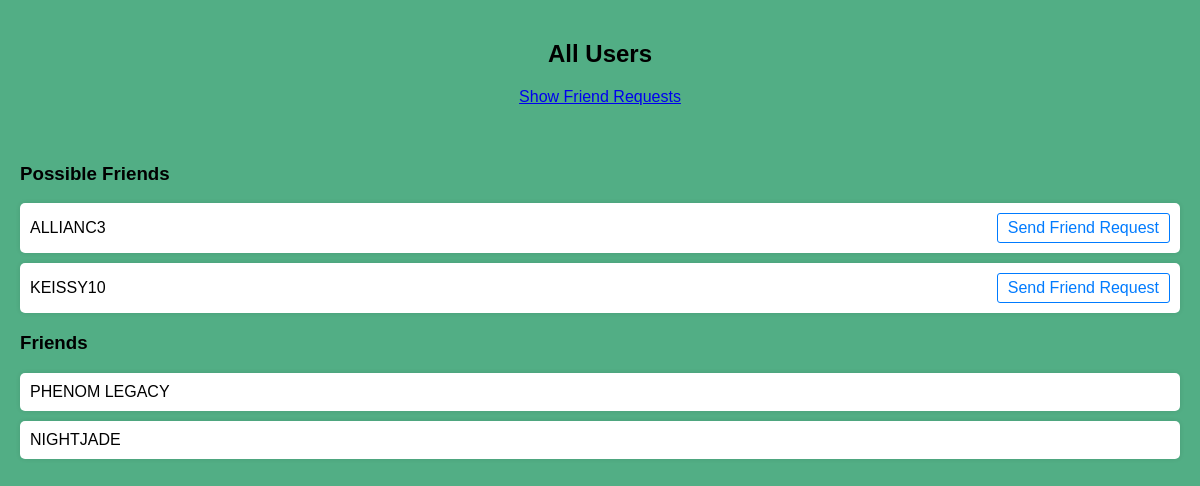
Before: /display_users.php (signed in) with the older database file.
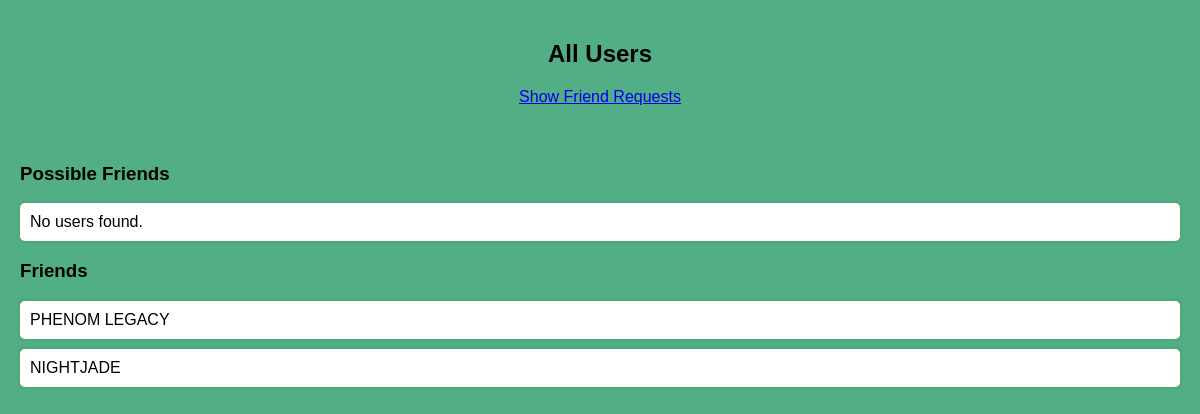
After: the same page with the newer database file.
### tables this page shows
CREATE TABLE `users` (
  `id` int(11) NOT NULL,
  `fullname` varchar(50) NOT NULL,
  `email` varchar(100) NOT NULL,
  `passwords` varchar(255) NOT NULL,
  `created_at` timestamp NOT NULL DEFAULT current_timestamp()
);

### display_users.php (the view, shortened to what this page needs)
<?php
include 'connect.php';
$user_id = $_SESSION['user_id'];
try {
    $stmt_users = $conn->prepare("SELECT id, fullname FROM users WHERE id != :user_id AND id NOT IN (SELECT sender_id FROM friend_requests WHERE receiver_id = :user_id AND status = 'accepted')");
    $stmt_users->bindParam(':user_id', $user_id);
    $stmt_users->execute();
    $users = $stmt_users->fetchAll(PDO::FETCH_ASSOC);
    $stmt_friends = $conn->prepare("SELECT u.id, u.fullname FROM users u JOIN friend_requests fr ON u.id = fr.sender_id WHERE fr.receiver_id = :user_id AND fr.status = 'accepted'");
    $stmt_friends->bindParam(':user_id', $user_id);
    $stmt_friends->execute();
    $friends = $stmt_friends->fetchAll(PDO::FETCH_ASSOC);
} catch(PDOException $e) {
    echo "Error: " . $e->getMessage();
}
?>
<!DOCTYPE html>
<html>
<head>
    <link rel="stylesheet" href="style_users.css">
</head>
<body>
    <h2>All Users</h2>
    <p><a href="friend_request.php">Show Friend Requests</a></p><br>
    <h3>Possible Friends</h3>
    <ul>
        <?php if ($users && count($users) > 0) { ?>
            <?php foreach ($users as $user) { ?>
                <li>
                    <?php echo $user['fullname']; ?>
                    <a href="send_request.php?receiver_id=<?php echo $user['id']; ?>">Send Friend Request</a>
                </li>
            <?php } ?>
        <?php } else { ?>
            <li>No users found.</li>
        <?php } ?>
    </ul>
    <h3>Friends</h3>
    <ul>
        <?php if ($friends && count($friends) > 0) { ?>
            <?php foreach ($friends as $friend) { ?>
                <li>
                    <?php echo $friend['fullname']; ?>
                </li>
            <?php } ?>
        <?php } else { ?>
            <li>No friends yet.</li>
        <?php } ?>
    </ul>
</body>
</html>

Changed rows visible on the page:
removed users: fullname "ALLIANC3", shown under "Possible Friends"
removed users: fullname "KEISSY10", shown under "Possible Friends"
Other visible differences:
text now shown: "No users found."
